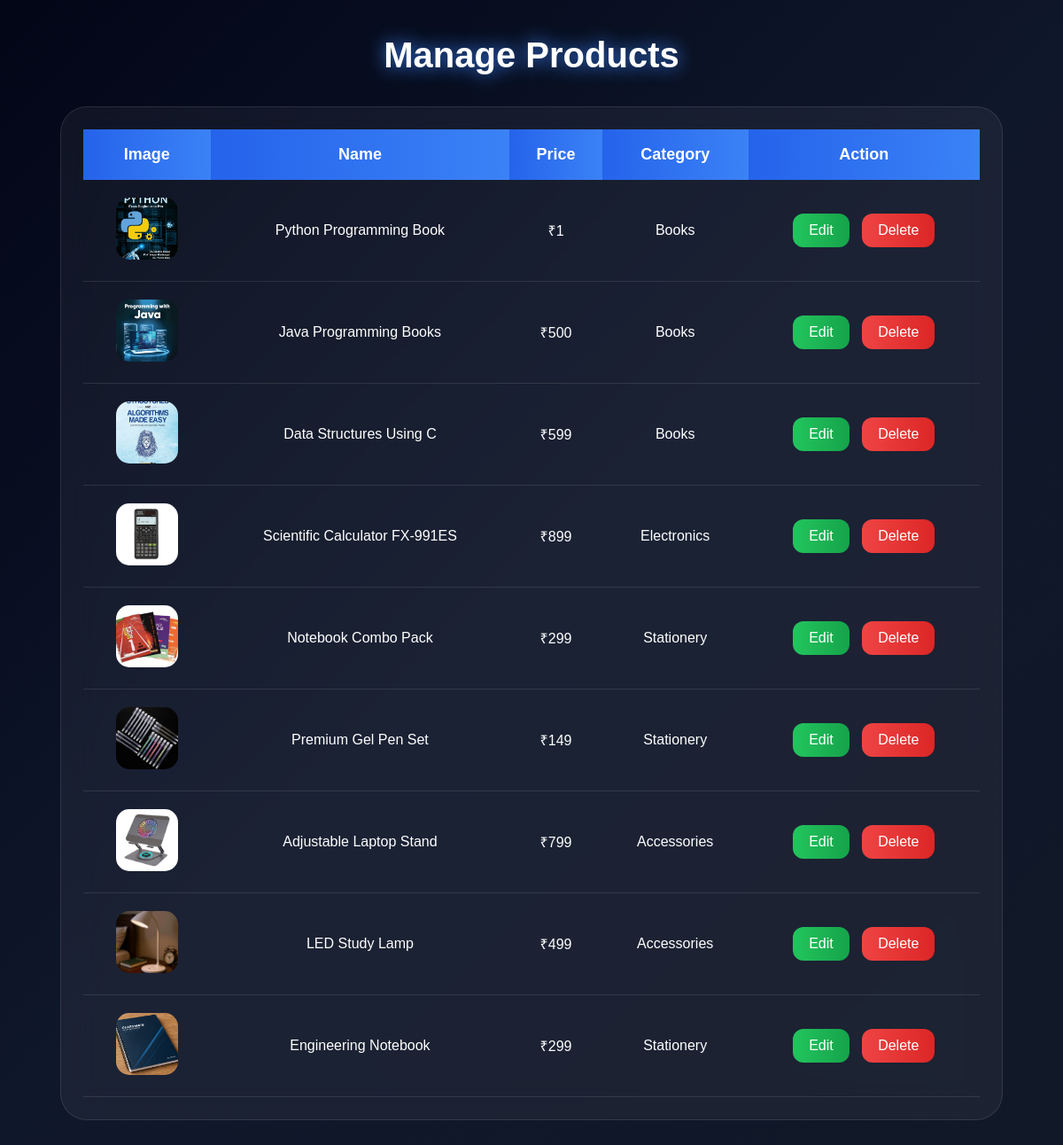
/manage-products/ (signed in), run on an earlier commit of the app's database.
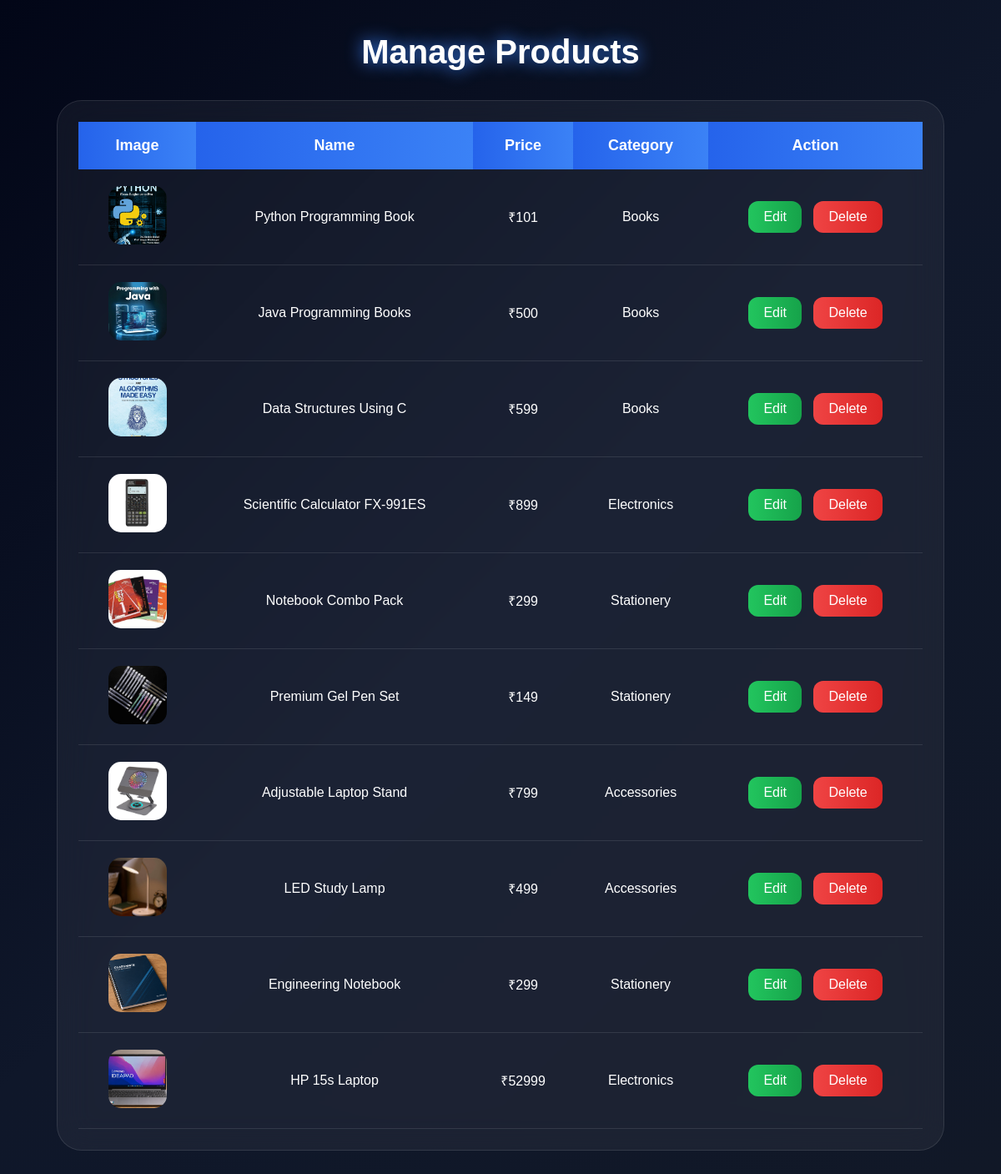
And on a later commit of the database.
### shop/models.py (models this page shows, shortened)
class Product(models.Model):
    name = models.CharField(max_length=200)
    description = models.TextField()
    price = models.IntegerField()
    image = models.ImageField(upload_to='products/')
    category = models.CharField(max_length=100)

### shop/views.py (the view)
@login_required
def manage_products(request):
    products = Product.objects.all()
    return render(
        request,
        'manage_products.html',
        {
            'products': products
        }
    )

### templates/manage_products.html (shortened to what this page needs)
{% load static %}
<!doctype html>
<html lang="en">
  <head>
    <link rel="stylesheet" href="{% static 'css/manage_products.css' %}" />
  </head>
  <body>
    <div class="container">
      <h1>Manage Products</h1>
      <div class="table-box">
        <table>
          <thead>
            <tr>
              <th>Image</th>
              <th>Name</th>
              <th>Price</th>
              <th>Category</th>
              <th>Action</th>
            </tr>
          </thead>
          <tbody>
            {% for product in products %}
            <tr>
              <td>
                <img src="{{ product.image.url }}" class="product-image" />
              </td>
              <td>{{ product.name }}</td>
              <td>₹{{ product.price }}</td>
              <td>{{ product.category }}</td>
              <td>
                <a href="{% url 'edit_product' product.id %}" class="edit-btn">
                  Edit
                </a>
                <a
                  href="{% url 'delete_product' product.id %}"
                  class="delete-btn"
                >
                  Delete
                </a>
              </td>
            </tr>
            {% empty %}
            <tr>
              <td colspan="5">No Products Found</td>
            </tr>
            {% endfor %}
          </tbody>
        </table>
      </div>
    </div>
  </body>
</html>

What changed in the data, as far as the page shows it:
changed Product "Python Programming Book": price "1" → "101"
added Product: image (picture), name "HP 15s Laptop", price "52999", category "Electronics"
